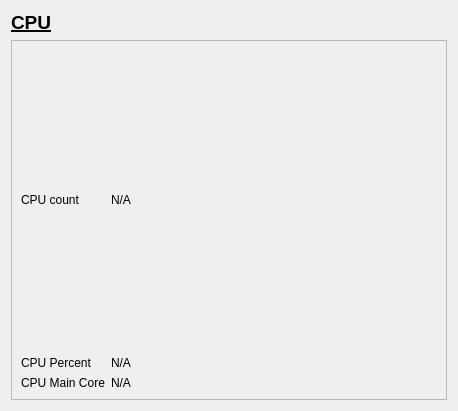
            <widget class="QWidget" name="cpu_and_bat">
             <layout class="QVBoxLayout" name="verticalLayout_3">
              <item>
               <widget class="QLabel" name="label_71">
                <property name="font">
                 <font>
                  <pointsize>14</pointsize>
                  <weight>75</weight>
                  <bold>true</bold>
                  <underline>true</underline>
                 </font>
                </property>
                <property name="text">
                 <string>CPU</string>
                </property>
               </widget>
              </item>
              <item>
               <widget class="QFrame" name="cpu_info_frame">
                <property name="frameShape">
                 <enum>QFrame::StyledPanel</enum>
                </property>
                <property name="frameShadow">
                 <enum>QFrame::Raised</enum>
                </property>
                <layout class="QGridLayout" name="gridLayout_2">
                 <item row="1" column="1">
                  <widget class="QLabel" name="label_15">
                   <property name="sizePolicy">
                    <sizepolicy hsizetype="Preferred" vsizetype="Expanding">
                     <horstretch>0</horstretch>
                     <verstretch>0</verstretch>
                    </sizepolicy>
                   </property>
                   <property name="text">
                    <string>N/A</string>
                   </property>
                  </widget>
                 </item>
                 <item row="0" column="1">
                  <widget class="QLabel" name="label_12">
                   <property name="sizePolicy">
                    <sizepolicy hsizetype="Preferred" vsizetype="Expanding">
                     <horstretch>0</horstretch>
                     <verstretch>0</verstretch>
                    </sizepolicy>
                   </property>
                   <property name="text">
                    <string>N/A</string>
                   </property>
                  </widget>
                 </item>
                 <item row="0" column="0">
                  <widget class="QLabel" name="label_14">
                   <property name="sizePolicy">
                    <sizepolicy hsizetype="Preferred" vsizetype="Expanding">
                     <horstretch>0</horstretch>
                     <verstretch>0</verstretch>
                    </sizepolicy>
                   </property>
                   <property name="text">
                    <string>CPU count</string>
                   </property>
                  </widget>
                 </item>
                 <item row="0" column="2" alignment="Qt::AlignRight|Qt::AlignTop">
                  <widget class="roundProgressBar" name="cpu_usage" native="true">
                   <property name="minimumSize">
                    <size>
                     <width>300</width>
                     <height>300</height>
                    </size>
                   </property>
                  </widget>
                 </item>
                 <item row="2" column="0">
                  <widget class="QLabel" name="label_11">
                   <property name="sizePolicy">
                    <sizepolicy hsizetype="Preferred" vsizetype="Expanding">
                     <horstretch>0</horstretch>
                     <verstretch>0</verstretch>
                    </sizepolicy>
                   </property>
                   <property name="text">
                    <string>CPU Main Core</string>
                   </property>
                  </widget>
                 </item>
                 <item row="1" column="0">
                  <widget class="QLabel" name="label_13">
                   <property name="sizePolicy">
                    <sizepolicy hsizetype="Preferred" vsizetype="Expanding">
                     <horstretch>0</horstretch>
                     <verstretch>0</verstretch>
                    </sizepolicy>
                   </property>
                   <property name="text">
                    <string>CPU Percent</string>
                   </property>
                  </widget>
                 </item>
                 <item row="2" column="1">
                  <widget class="QLabel" name="label_16">
                   <property name="sizePolicy">
                    <sizepolicy hsizetype="Preferred" vsizetype="Expanding">
                     <horstretch>0</horstretch>
                     <verstretch>0</verstretch>
                    </sizepolicy>
                   </property>
                   <property name="text">
                    <string>N/A</string>
                   </property>
                  </widget>
                 </item>
                </layout>
               </widget>
              </item>
             </layout>
            </widget>
